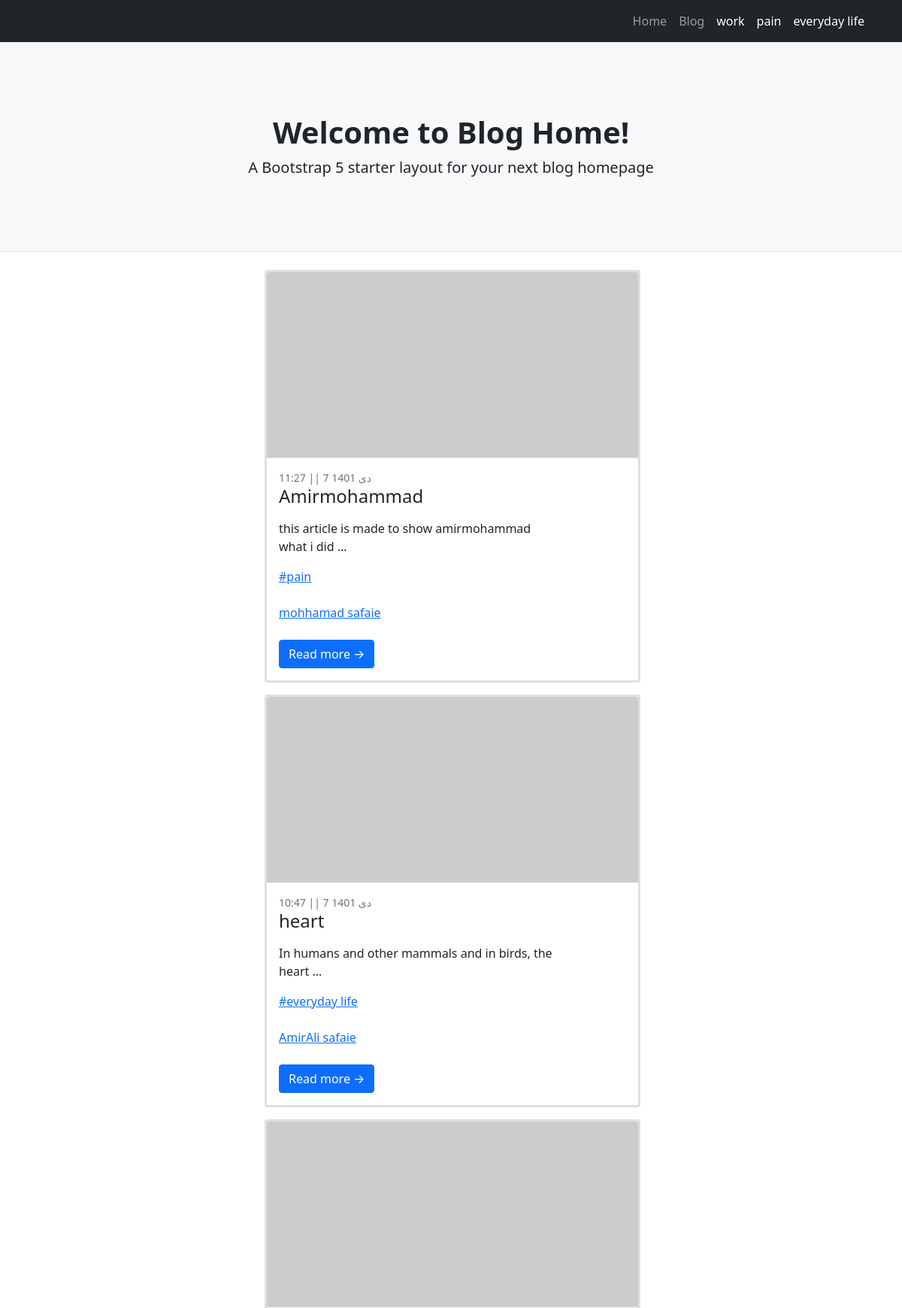
Before: / (upper part) with the older database file.
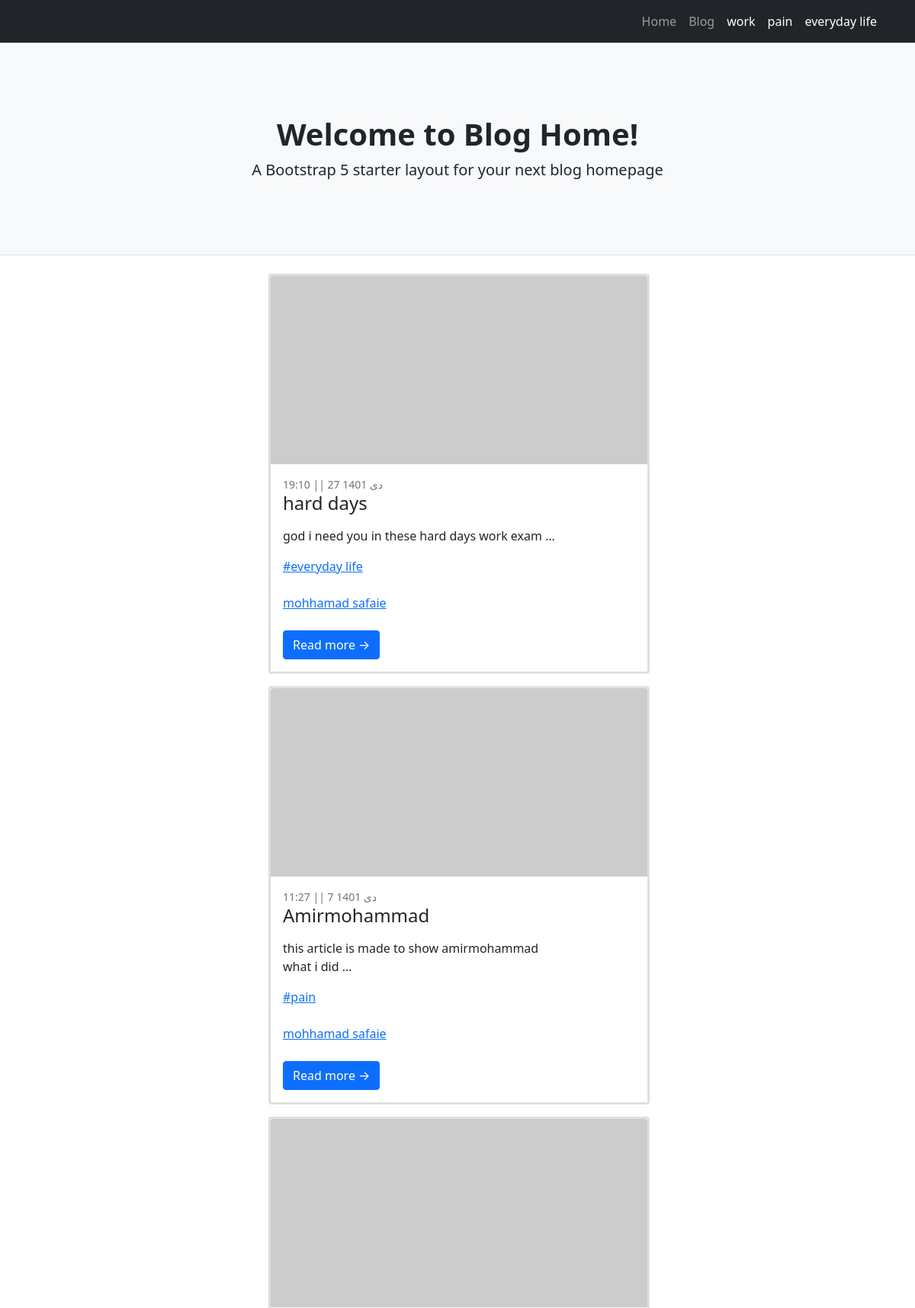
After: the same page with the newer database file.
### blog/models.py (models this page shows, shortened)
class Category(models.Model):
    parent = models.ForeignKey("self",default=None,null=True,blank=True,on_delete=models.SET_NULL,related_name='children')
    title = models.CharField(max_length=200)
    slug = models.SlugField(max_length=100,unique=True)
    status = models.BooleanField(default=True,verbose_name="show")
    position = models.IntegerField(verbose_name="order")
    class Meta:
        ordering = ['parent__id','position']
    objects = CategorytManager()

class Article(models.Model):
    STATUS_CHOICES=(
        ('d','draft'),
        ("p",'publish')
    )
    author = models.ForeignKey(User,on_delete=models.SET_NULL,null=True,related_name="posts_of_author")# اختصاص دادن یک نویسدنده برای پست
    title = models.CharField(max_length=200)
    slug = models.SlugField(max_length=100,unique=True)
    category = models.ManyToManyField(Category,related_name="post_of_category")
    descriptions = models.TextField()
    publish= models.DateTimeField(default=timezone.now)
    created = models.DateTimeField(auto_now_add=True)
    updated = models.DateTimeField(auto_now=True)
    status = models.CharField(max_length=1,choices=STATUS_CHOICES)
    class Meta:
        ordering = ["-publish"]
    def jalali_get_publish(self):
         return jalali_converter(self.publish)
    jalali_get_publish.short_description = "date published"
    def category_to_str(self):
        return ", ".join([category.title for category in self.category.active()])
    category_to_str.short_description = "category"  # این اطلاعات را با چه تایتلی در پنل ادمین نشان دهد
    objects = PostManager()

### blog/views.py (the view)
# urls.py: path("",Home.as_view(),name="home"),
class home(ListView):
    queryset = Article.objects.published()
    paginate_by = 5

### blog/models.py (called while the page is built)
    def active(self):
        return self.filter(status=True)

### blog/templatetags/base_tag.py (called while the page is built)
@register.inclusion_tag("blog/partial/navbar_tag.html")
def category_navbar():
    return {"category":Category.objects.filter(status = True)}

### extensions/jalali.py (called while the page is built)
    def persian_tuple(self):
        return self.persian_year, self.persian_month, self.persian_day

### extensions/utils.py (called while the page is built)
def jalali_converter(date):
    date_to_str = "{},{},{}".format(date.year,date.month,date.day)
    date_to_tuple = jalali.Gregorian(date_to_str).persian_tuple()
    date_to_list = list(date_to_tuple)
    for index , month in enumerate(ir_month):
        if date_to_list[1] == index+1:
            date_to_list[1]= month
            break
    output = f" ||  {date_to_list[2]} {date_to_list[1]} {date_to_list[0]}"
    output2 = f"    {date.hour}:{date.minute} "
    retu = [output,output2]
    return retu[1] + retu[0]

### templates/blog/article_list.html (shortened to what this page needs)
{%extends 'blog/base_list.html'%}

### templates/blog/base_list.html (shortened to what this page needs)
{%extends "blog/base.html"%}
{%block main%}
        <div class="container">
            <div class="row">
                <div class="col-lg-8">
                  {%for post in object_list%}
                  <div class="card mb-3">
                      <a href="#!"><img class="card-img-top" src="https://dummyimage.com/700x350/dee2e6/6c757d.jpg" alt="..." /></a>
                      <div class="card-body">
                          <div class="small text-muted">{{post.jalali_get_publish}}</div>
                          <h2 class="card-title h4">{{post.title}}</h2>
                          <p class="card-text">{{post.descriptions | truncatewords:10}}</p>
                            {%for cat in post.category.active%}
                            <a href='{%url "blog:category" cat.slug%}'><p class="card-text">#{{cat.title}}</p></a> <br>
                            {%endfor%}
                            <a href='{%url "blog:author" post.author%}'><p class="card-text">{{post.author.get_full_name}}</p></a> <br>
                          <a class="btn btn-primary" href="{%url 'blog:Details' post.slug%}">Read more →</a>
                      </div>
                  </div>
                  {%endfor%}
            </div>
        </div>
{%endblock%}

### templates/blog/partial/navbar_tag.html (shortened to what this page needs)
<div class="collapse navbar-collapse" id="navbarSupportedContent">
    <ul class="navbar-nav ms-auto mb-2 mb-lg-0">
        <li class="nav-item"><a class="nav-link" href="{%url 'blog:home'%}">Home</a></li>
        <li class="nav-item"><a class="nav-link" aria-current="page" href="{%url "blog:home"%}">Blog</a></li>
        {%for cat in category%}
            {%if cat.parent == None%}
                <li class="nav-item">
                    <a class="nav-link active" aria-current="page" href="{%url "blog:category" cat.slug %}">{{cat.title}}</a>
                </li>
            {%endif%}
        {%endfor%}
    </ul>
</div>

Changed rows visible on the page:
no longer on this page (row edited): Article: jalali_get_publish "10:47 || 7 دی 1401", title "heart", descriptions "In humans and other mammals and in birds, the heart …", author.get_full_name "AmirAli safaie", Category (title "everyday life")
added Article: jalali_get_publish "19:10 || 27 دی 1401", title "hard days", descriptions "god i need you in these hard days work exam …", author.get_full_name "mohhamad safaie", Category (title "everyday life")
